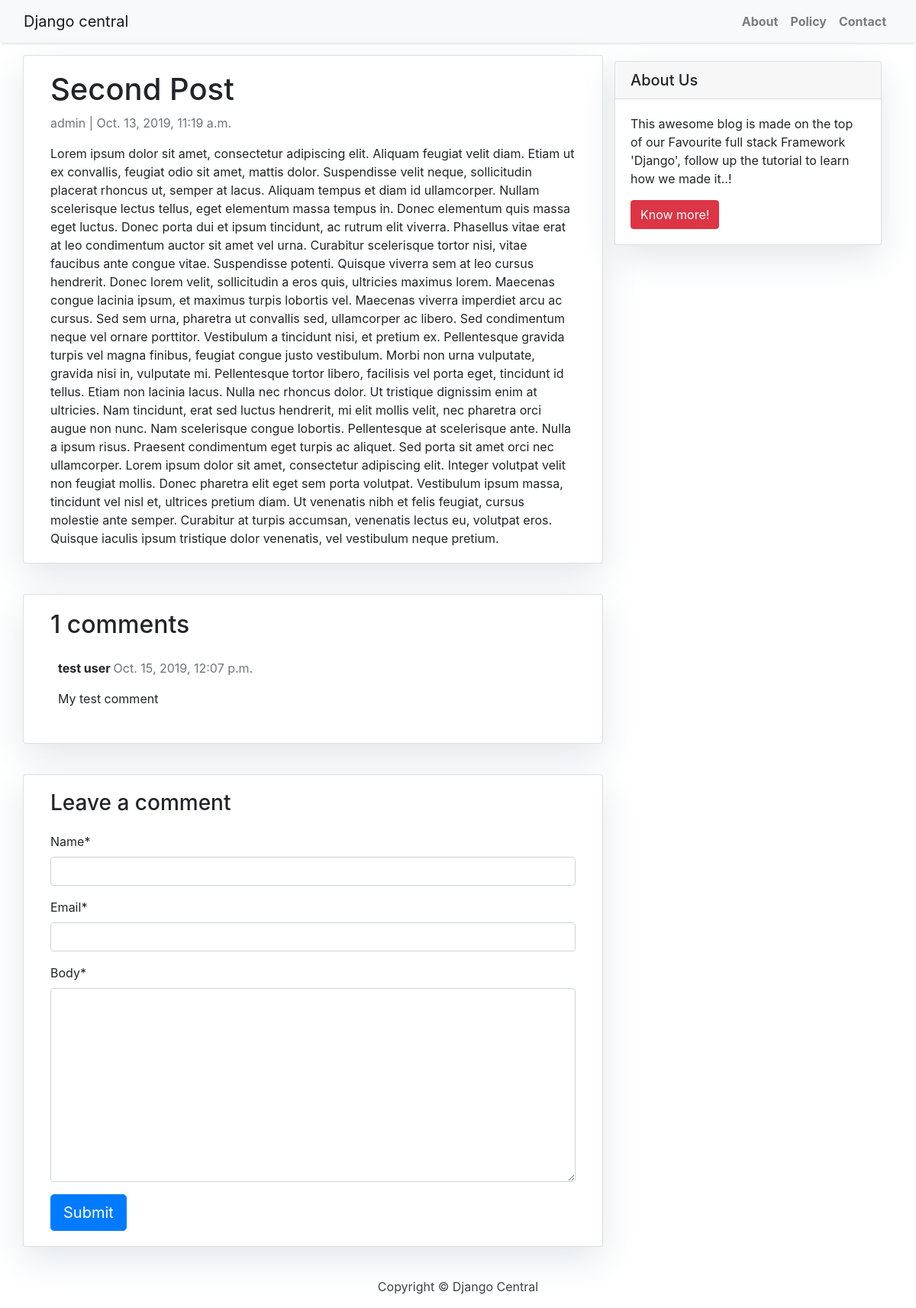
The app's page /second-post/ with its own data.
### blog/models.py (models this page shows, shortened)
class Post(models.Model):
    title = models.CharField(max_length=200, unique=True)
    slug = models.SlugField(max_length=200, unique=True)
    author = models.ForeignKey(
        User, on_delete=models.CASCADE, related_name='blog_posts')
    updated_on = models.DateTimeField(auto_now=True)
    content = models.TextField()
    created_on = models.DateTimeField(auto_now_add=True)
    status = models.IntegerField(choices=STATUS, default=0)
    class Meta:
        ordering = ['-created_on']

class Comment(models.Model):
    post = models.ForeignKey(
        Post, on_delete=models.CASCADE, related_name='comments')
    name = models.CharField(max_length=80)
    email = models.EmailField()
    body = models.TextField()
    created_on = models.DateTimeField(auto_now_add=True)
    active = models.BooleanField(default=False)
    class Meta:
        ordering = ['created_on']

### blog/views.py (the view)
# urls.py: path('<slug:slug>/', views.post_detail, name='post_detail'),
def post_detail(request, slug):
    template_name = 'post_detail.html'
    post = get_object_or_404(Post, slug=slug)
    comments = post.comments.filter(active=True)
    new_comment = None
    if request.method == 'POST':
        comment_form = CommentForm(data=request.POST)
        if comment_form.is_valid():
            new_comment = comment_form.save(commit=False)
            new_comment.post = post
            new_comment.save()
    else:
        comment_form = CommentForm()
    return render(request, template_name, {'post': post,
                                           'comments': comments,
                                           'new_comment': new_comment,
                                           'comment_form': comment_form})

### blog/forms.py
class CommentForm(forms.ModelForm):
    class Meta:
        model = Comment
        fields = ('name', 'email', 'body')

### templates/post_detail.html (shortened to what this page needs)
{% extends 'base.html' %} {% block content %}
{% load crispy_forms_tags %}
<div class="container">
  <div class="row">
    <div class="col-md-8 card mb-4  mt-3 left  top">
      <div class="card-body">
        <h1>{% block title %} {{ post.title }} {% endblock title %}</h1>
        <p class=" text-muted">{{ post.author }} | {{ post.created_on }}</p>
        <p class="card-text ">{{ post.content | safe }}</p>
      </div>
    </div>
    {% block sidebar %} {% include 'sidebar.html' %} {% endblock sidebar %}
    <div class="col-md-8 card mb-4  mt-3 ">
      <div class="card-body">
        {% with comments.count as total_comments %}
        <h2>{{ total_comments }} comments</h2>
          {% endwith %} {% for comment in comments %}
        <div class="comments" style="padding: 10px;">
          <p class="font-weight-bold">
            {{ comment.name }}
            <span class=" text-muted font-weight-normal">
              {{ comment.created_on }}
            </span>
          </p>
          {{ comment.body | linebreaks }}
        </div>
        {% endfor %}
      </div>
    </div>
    <div class="col-md-8 card mb-4  mt-3 ">
      <div class="card-body">
        {% if new_comment %}
        <div class="alert alert-success" role="alert">
          Your comment is awaiting moderation
        </div>
        {% else %}
        <h3>Leave a comment</h3>
        <form method="post" style="margin-top: 1.3em;">
          {{ comment_form | crispy }}
          <button type="submit" class="btn btn-primary  btn-lg">Submit</button>
        </form>
        {% endif %}
      </div>
    </div>
  </div>
</div>
{% endblock content %}

### static/css/base.css (style rules this page uses)
body { font-family: "Roboto", sans-serif; font-size: 17px; background-color: #fdfdfd; }
.card { box-shadow: 0 16px 48px #E3E7EB; }

### records on screen
Post: title "Second Post", author "admin", created_on "Oct. 13, 2019, 11:19 a.m.", content "Lorem ipsum dolor sit amet, consectetur adipiscing elit. Aliquam feugiat velit diam. Etiam ut ex convallis, feugiat odio sit amet, mattis dolor. Suspendisse velit neque, sollicitudin placerat rhoncus ut, semper at lacus. Aliquam tempus et diam id ullamcorper. Nullam scelerisque lectus tellus, eget elementum massa tempus in. Donec elementum quis massa eget luctus. Donec porta dui et ipsum tincidunt, ac rutrum elit viverra. Phasellus vitae erat at leo condimentum auctor sit amet vel urna. Curabitur scelerisque tortor nisi, vitae faucibus ante congue vitae. Suspendisse potenti. Quisque viverra sem at leo cursus hendrerit. Donec lorem velit, sollicitudin a eros quis, ultricies maximus lorem.…"
Comment: name "test user", created_on "Oct. 15, 2019, 12:07 p.m.", body "My test comment"

### other values on screen
{{ total_comments }} "1"
